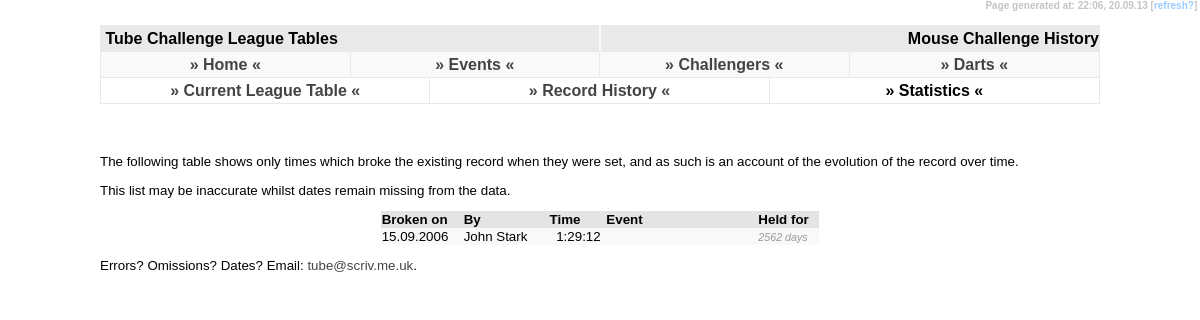
/mouse/history/index.php, run on the app's committed database.
### tables this page shows
CREATE TABLE IF NOT EXISTS `tc_data` (
  `tc_challenge` varchar(3) NOT NULL DEFAULT '',
  `tc_name` varchar(255) NOT NULL DEFAULT '',
  `tc_hours` tinyint(2) NOT NULL DEFAULT '0',
  `tc_mins` tinyint(2) NOT NULL DEFAULT '0',
  `tc_sec` tinyint(2) NOT NULL DEFAULT '0',
  `tc_event` varchar(255) DEFAULT NULL,
  `tc_date` date DEFAULT NULL,
  `tc_fn_station_count` smallint(4) DEFAULT NULL,
  `tc_fn274_excluded_station` varchar(3) DEFAULT NULL,
  `tc_fn_gwr` char(1) DEFAULT NULL,
  `tc_uid` int(4) NOT NULL AUTO_INCREMENT,
  `tc_pending_yn` char(1) NOT NULL DEFAULT 'N',
  `tc_upd_id` varchar(3) NOT NULL DEFAULT '',
  `tc_upd_date` timestamp NOT NULL DEFAULT CURRENT_TIMESTAMP ON UPDATE CURRENT_TIMESTAMP,
  PRIMARY KEY (`tc_uid`)
);

### mouse/history/index.php (the view, shortened to what this page needs)
<!DOCTYPE html PUBLIC "-//W3C//DTD XHTML 1.0 Strict//EN" "http://www.w3.org/TR/xhtml1/DTD/xhtml1-strict.dtd">
<html xmlns="http://www.w3.org/1999/xhtml" xml:lang="en">
<head>
  <link rel="stylesheet" title="Default" type="text/css" href="../../default.css" />
</head>
<body><div id="temps">Page generated at: <?php echo date("H:i"); ?>,&nbsp;<?php echo date("d.m.y"); ?>&nbsp;[<a class="text" href="javascript:location.reload()">refresh?</a>]&nbsp;</div>
<div id="header1">&nbsp;Tube Challenge League Tables</div>
<div id="header2">&nbsp;Mouse Challenge History</div>
<?php
	include('../../menu.php');
	include('../../submenu.php');
?>
<div id="content">
	<h3>&nbsp;</h3>
<p>The following table shows only times which broke the existing record when they were set, and as such is an account of the evolution of the record over time.</p>
<p>This list may be inaccurate whilst dates remain missing from the data.</p>
			<table align="center" border="0" cellpadding="1" cellspacing="0">
				<tr class="newshead">
					<td width="80">Broken on</td>
					<td>By</td>
					<td align="center">Time&nbsp;</td>
					<td width="150">Event</td>
					<td width="60">Held for</td>
				</tr>
				<?php
					$query = "SELECT * FROM tc_data WHERE tc_challenge = 'MOU' AND tc_date is not null ORDER BY tc_date, tc_hours, tc_mins, tc_sec";
					$fnc = mysql_query($query) or die("Select Failed! [302]");
					$fncpos = 0;
						$prevhr = 19;
						$prevmin = 57;
						$prevsec = 47;
					while ($fncdata = mysql_fetch_array($fnc)) {
						$fncpos++;
						if(mktime($fncdata['tc_hours'], $fncdata['tc_mins'], $fncdata['tc_sec']) < mktime($prevhr, $prevmin, $prevsec)){
						?>
				<tr class="row<?php if($fncpos%2 != 0){ echo "1"; } else { echo "2"; } ?>">
					<td><?php if ($fncdata['tc_date']){ echo date("d.m.Y", strtotime($fncdata['tc_date']));} ?></td>
					<td><?php echo $fncdata['tc_name']; ?></td>
					<td width="75" align="right"><?php  echo $fncdata['tc_hours']; ?>:<?php  echo $fncdata['tc_mins']; ?>:<?php  echo $fncdata['tc_sec']; ?></td>
					<td>&nbsp;<i><?php echo $fncdata['tc_event']; ?></i></td>
				<?php	$prevhr = $fncdata['tc_hours'];
						$prevmin = $fncdata['tc_mins'];
						$prevsec = $fncdata['tc_sec'];
						$prevdate = date("U", strtotime($fncdata['tc_date']));
					} } ?>
					<td><i><?php $diff = (date("U", strtotime(date("Y-m-d"))) - $prevdate)/86400; echo round($diff); ?> days</i></td>
				</tr>
			</table>
<p>Errors? Omissions? Dates? Email: <a href="mailto:tube@scriv.me.uk">tube&#64;scriv.me.uk</a>.</p>
</div>
</body>
</html>

### default.css (style rules this page uses)
body { padding: 0; margin: 0; font-family: Trebuchet MS, Arial, Verdana, Helvetica, Calibri, sans-serif; background-color: #fff; font-weight: bold; }
#header1 { position: absolute; height: 25px; border-right: solid 1px #f9f9f9; border-left: solid 1px #e9e9e9; border-top: solid 1px #e9e9e9; border-bottom: solid 1px #e9e9e9; left: 100px; right: 50%; top: 25px; background-color: #e9e9e9; line-height: 25px; vertical-align: middle; }
#header2 { position: absolute; height: 25px; border-left: solid 1px #f9f9f9; border-right: solid 1px #e9e9e9; border-top: solid 1px #e9e9e9; border-bottom: solid 1px #e9e9e9; left: 50%; right: 100px; top: 25px; background-color: #e9e9e9; border-width: 1px; line-height: 25px; vertical-align: middle; text-align: right; }
#content { position: absolute; left: 100px; right: 100px; top: 108px; font-weight: normal; font-size: 10pt; text-align: justify; }
#temps { text-align: right; color: #c4c4c4; font-size: 7.5pt; position: absolute; right: 0px; height: 15px; top: 0px; margin: 0px 0px; vertical-align: middle; background-color: #ffffff; }
.newshead { background-color: #e4e4e4; vertical-align: middle; font-weight: bold; }
.row1 { background-color: #f9f9f9; }
i { font-size: 8pt; color: #999999; }
a:link { color: #444444; text-decoration: none; }
a.text:link { color: #99ccff; text-decoration: none; }
h3 { padding-top: 15px; margin: 0; }

### data on the page
tc_data: tc_date "15.09.2006", tc_name "John Stark", tc_hours "1", tc_mins "29", tc_sec "12", tc_date "2562"
